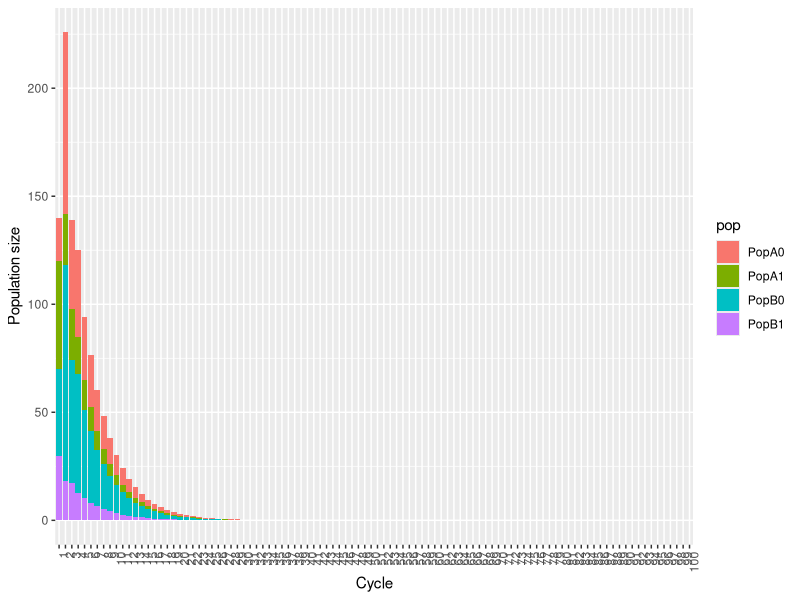
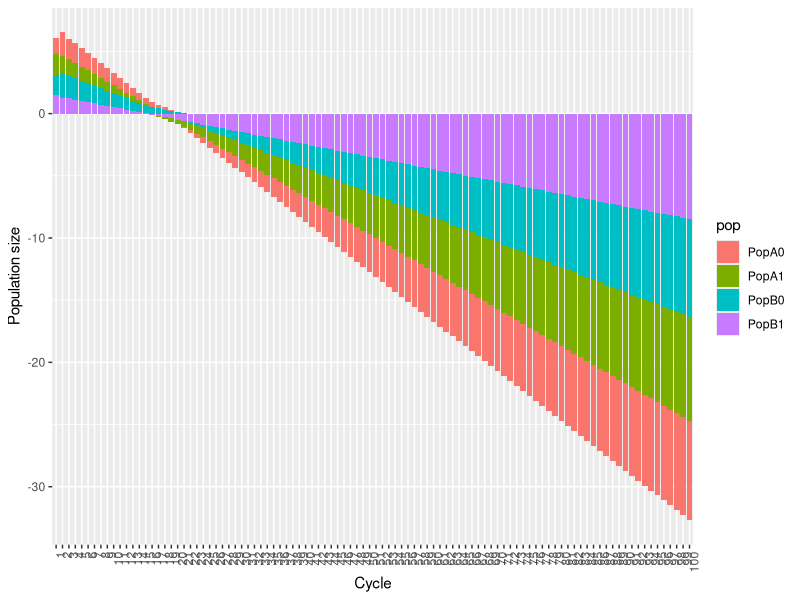

R code for these plots, in order:
### Practicing Matrix Population Modeling
#### A.K. Teffer

setwd("~/Smith Conservation Fellow/Smith BKT Data/R Smith")

#Load packaages and set directory
library(expm)    
library(ggplot2)
library(dplyr)
library(reshape2)

## Define parameters
p <- 0.5  #pathogen prevalence or likelihood of presence or virulence degree
t <- 10  #temperature

### Fecundity by and between populations (a,b) 
Fa <- 1.5
Fb <- 2.5
Fab <- 0.5
Fba <- 0.3

### Survival by population/stage (0, 1+)
Sa0 <- function(p,t){0.5 + p * -0.1 + t * -.04}
Sa1 <- function(p,t){0.6 + p * -0.1 + t * -.02}
Sb0 <- function(p,t){0.5 + p * -0.1 + t * -.04}
Sb1 <- function(p,t){0.5 + p * -0.1 + t * -.02}

### Movement by population/stage
Mab0 <- function(p,t){0.3 + p * -0.1 + t * -.02}
Mab1 <- function(p,t){0.4 + p * -0.1 + t * -.02}
Mba0 <- function(p,t){0.35 + p * -0.1 + t * -.02}
Mba1 <- function(p,t){0.3 + p * -0.1 + t * -.02}

## Create our matrix
mtx <- function(p,t){
  out <- matrix(
        c(0, Sa0(p,t), 0, Mab0(p,t),
        Fa, Sa1(p,t), Fab, Mab1(p,t),
        0, Mba0(p,t), 0, Sb0(p,t),
        Fba, Mba1(p,t), Fb, Sb1(p,t)),
      nrow=4)
}
mtx1 <- mtx(p,t) #test it
mtx1

## Characterize population attributes (r, stable stage structure)
eigen(mtx1)

### Create empty matrix to store values per year for 100 years
mat <- matrix(, nrow=4, ncol=100)
mat[,1]<-c(20,50,40,30) #initial population structure

### Loop over 100 years
for(i in 2:100){
    mat[,i] <- mtx(p,t) %*% mat[,i-1]
  }

### Plot age distributions in 2 populations over time
pop.100 <- as.data.frame(mat)
rownames(pop.100) <- c("PopA0", "PopA1", "PopB0", "PopB1")
colnames(pop.100) <- c(1:100)

### Add row names and melt into long form to plot
pop.df <- tibble::rownames_to_column(pop.100, "pop")
pop.df2 <- melt(data = pop.df,
                id.vars = "pop")

### Plot population size change over 100 cycles
ggplot(pop.df2, aes(x=variable, y=value, fill=pop)) + 
  geom_bar(stat = "identity") +
  labs(y="Population size", x="Cycle") +
  theme(axis.text.x = element_text(angle = 90, hjust = 1))

### Plot population size change over 100 cycles - log pop size
ggplot(pop.df2, aes(x=variable, y=log10(value), fill=pop)) + 
  geom_bar(stat = "identity") +
  labs(y="Population size", x="Cycle") +
  theme(axis.text.x = element_text(angle = 90, hjust = 1))

## Next - vary the parameter vales along a gradiet and observe how varying magnitude of effects impacts population structure and resilience
# loop over p and t
# e.g., p <- seq(0.2, 0.9, 2.5); for(k in p){...
  
  
